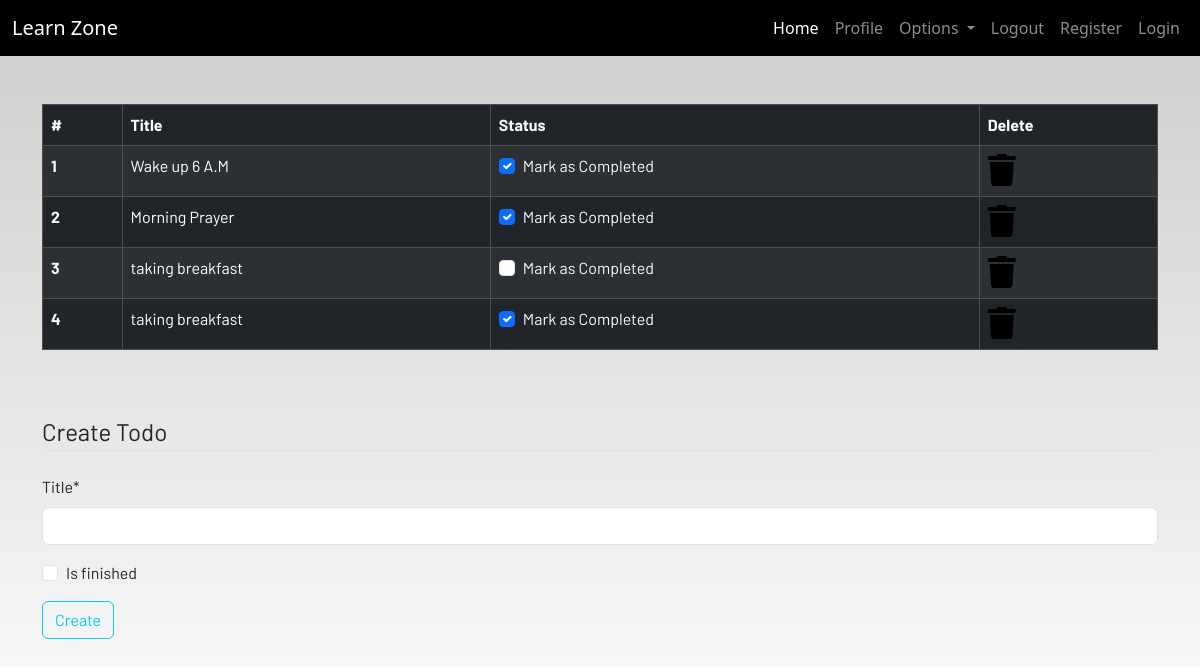
The app's page /todo (signed in) with its own data.
### dashboard/models.py (models this page shows, shortened)
class Todo(models.Model):
     user = models.ForeignKey(User,on_delete=models.CASCADE)
     title = models.CharField(max_length=100)
     is_finished = models.BooleanField(default=False)

### dashboard/views.py (the view)
# urls.py: path('todo',views.todo,name='todo'),
def todo(request):
    if request.method == 'POST':
        form = TodoForm(request.POST)
        if form.is_valid():
            try:
                finished = request.POST['is_finished']
                if finished == 'on':
                    finished = True
                else:
                    finished = False
            except:
                finished = False
            todos = Todo(
                user = request.user,
                title = request.POST['title'],
                is_finished = finished
            )
            todos.save()
            messages.success(request, f"Todo added from {request.user.username}")
    else:
        form = TodoForm()
    todo = Todo.objects.filter(user = request.user)
    if len(todo) == 0:
        todos_done = True
    else:
        todos_done = False
    context = {
        'form':form,
        'todos':todo,
        'todos_done':todos_done
    }
    return render(request, 'dashboard/todo.html',context)

### dashboard/forms.py
class TodoForm(forms.ModelForm):
    class Meta:
        model = Todo
        fields = ['title', 'is_finished']
        exclude = ['field_to_exclude']

### dashboard/templates/dashboard/todo.html (shortened to what this page needs)
{% extends 'dashboard/base.html' %}
{% load static %}
{% load crispy_forms_tags %}
{% block content %}
<div class="container">
    {% if not todos_done %}
    <table class="table table-striped table-bordered table-hover table-dark">
        <thead>
            <tr>
                <th scope="col">#</th>
                <th scope="col">Title</th>
                <th scope="col">Status</th>
                <th scope="col">Delete</th>
            </tr>
        </thead>
        <tbody>
            {% for todo in todos %}
            <tr>
                <th scope="row">{{forloop.counter}}</th>
                <td>{{todo.title}}</td>
                <td>
                    <a href="{% url 'update-todo' todo.id %}">
                        <div class="form-check">
                            {% if todo.is_finished %}
                            <input class="form-check-input" type="checkbox" value="" checked>
                            {% else %}
                              <input class="form-check-input" type="checkbox" value="">
                            {% endif %}
                            <label class="form-check-label text-light" for="flexCheckDefault">
                                Mark as Completed
                            </label>
                        </div>
                    </a>
                </td>
                <td><a href="{% url 'delete-todo' todo.id %}"><i class="fa fa-trash fa-2x"></i></a></td>
            </tr>
            {% endfor %}
        </tbody>
    </table>
    {% else %}
    <h4>All tasks have been done!! create to add more</h4>
    {% endif %}
</div><br><br>
<div class="container">
    <form method="POST">
        <fieldset class="form-group">
            <legend class="border-bottom mb-4">Create Todo</legend>
          {{ form|crispy }}
        </fieldset>
        <div class="form-group">
            <button href="" class="btn btn-outline-info" type="submit">
                Create
            </button>
        </div>
    </form>
</div>
{% endblock content %}

### static/CSS/main.css (style rules this page uses)
html { scroll-behavior: smooth; height: 100%; width: 100%; }
a { text-decoration: none !important; color: black; }
html, body { max-width: 100%; overflow-x: hidden; height: 100%; width: 100%; }
body { background: linear-gradient(rgba(0, 0, 0, 0.2), rgba(255, 255, 255, 0.5)); overflow-x: hidden; background-repeat: no-repeat; }
.fa { color: black; }

### records on screen
Todo: title "Wake up 6 A.M"
Todo: title "Morning Prayer"
Todo: title "taking breakfast"
Todo: title "taking breakfast"
